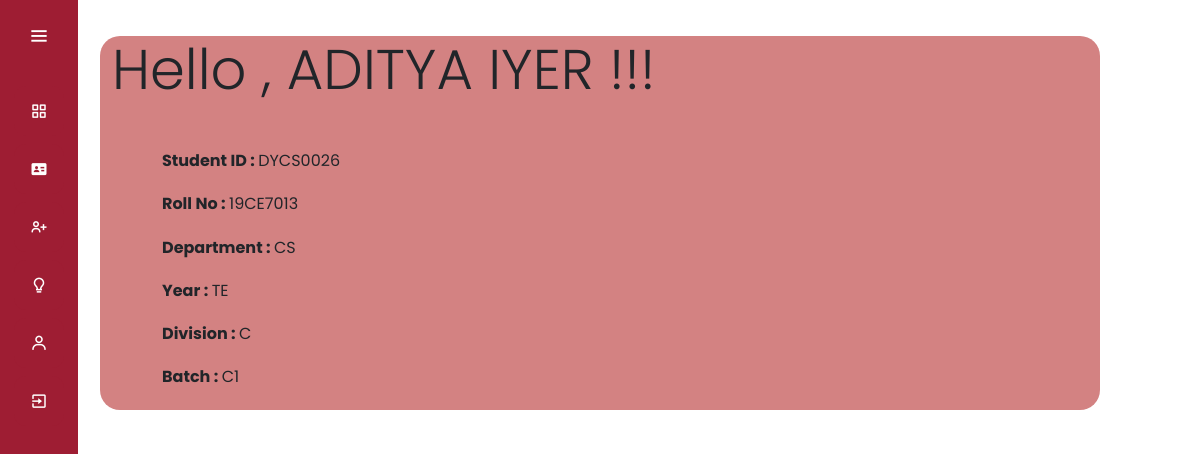
The page /student_home.php?s_id=DYCS0026 (signed in) on the database its author committed.
### tables this page shows
CREATE TABLE `student` (
  `sr_no` int(10) NOT NULL,
  `s_id` varchar(20) NOT NULL,
  `dept` varchar(10) NOT NULL,
  `roll_no` varchar(10) NOT NULL,
  `F_name` varchar(20) NOT NULL,
  `M_name` varchar(20) NOT NULL,
  `L_name` varchar(20) NOT NULL,
  `email` varchar(50) NOT NULL,
  `password` varchar(20) NOT NULL,
  `contact` bigint(10) NOT NULL,
  `year` varchar(10) NOT NULL,
  `division` varchar(10) NOT NULL,
  `batch` varchar(10) NOT NULL,
  `active` int(1) NOT NULL
);

### student_home.php (the view, shortened to what this page needs)
<?php
include('index_back.php');
@$s_id = $_SESSION['s_id'] or die("SESSION Expired !! Login Again");
$query = mysqli_query($Connect, "SELECT * FROM `student` WHERE `s_id`='$s_id'");
$row = mysqli_fetch_assoc($query);
  $F_name = $row['F_name'];
  $L_name = $row['L_name'];
  $Full_name=" {$F_name} {$L_name} ";
  $roll_no = $row['roll_no'];
  $dept = $row['dept'];
  $year = $row['year'];
  $div = $row['division'];
  $batch = $row['batch'];
?>
<!DOCTYPE html>
<html lang="en" dir="ltr">
  <head>
     <link rel="stylesheet" href="css/profile.css">
   </head>
<body>
<div id="biography" class="container">
<div >
  <h1 class="display-4">Hello , <?php echo $Full_name?> !!!</h1>
  <br><br>
  <div class="details">
  <h3> <b>Student ID : </b><?php echo $s_id?></h3>
  <br>
  <h3><b>Roll No : </b><?php echo $roll_no?></h3>
  <br>
  <h3><b> Department : </b><?php echo $dept?> </h3>
  <br>
  <h3> <b>Year : </b><?php echo $year?></h3>
  <br>
  <h3> <b>Division : </b> <?php echo $div?></h3>
  <br>
  <h3> <b>Batch : </b><?php echo $batch?></h3>
  <br>
  </div>
</div>
</body>
</html>

### css/student.css (style rules this page uses)
* { margin: 0; padding: 0; box-sizing: border-box; font-family: "Poppins" , sans-serif; }
.sidebar { position: fixed; left: 0; top: 0; height: 100%; width: 78px; background: rgb(158,29,51); padding: 6px 14px; z-index: 99; transition: all 0.5s ease; }
.sidebar .logo-details { height: 60px; display: flex; align-items: center; position: relative; }
.sidebar .logo-details #btn { position: absolute; top: 50%; right: 0; transform: translateY(-50%); font-size: 22px; transition: all 0.4s ease; font-size: 23px; text-align: center; cursor: pointer; transition: all 0.5s ease; }
.sidebar i { color: #fff; height: 60px; min-width: 50px; font-size: 28px; text-align: center; line-height: 60px; }
.sidebar .nav-list { margin-top: 20px; height: 100%; }
.sidebar li { position: relative; margin: 8px 0; list-style: none; }
.sidebar li a { display: flex; height: 100%; width: 100%; border-radius: 12px; align-items: center; text-decoration: none; transition: all 0.4s ease; background: rgb(158,29,51); }
.sidebar li i { height: 50px; line-height: 50px; font-size: 18px; border-radius: 12px; }

### css/profile.css (style rules this page uses)
body { padding-top: 3%; }
.container { background-color: rgb(211, 130, 130); width: 1000px; border-radius: 20px; }
.details { padding-left: 50px; }

### rows shown on the page
student: Full_name "ADITYA IYER", roll_no "19CE7013", dept "CS", year "TE", division "C", batch "C1"

### other values the page prints
$s_id "DYCS0026"
